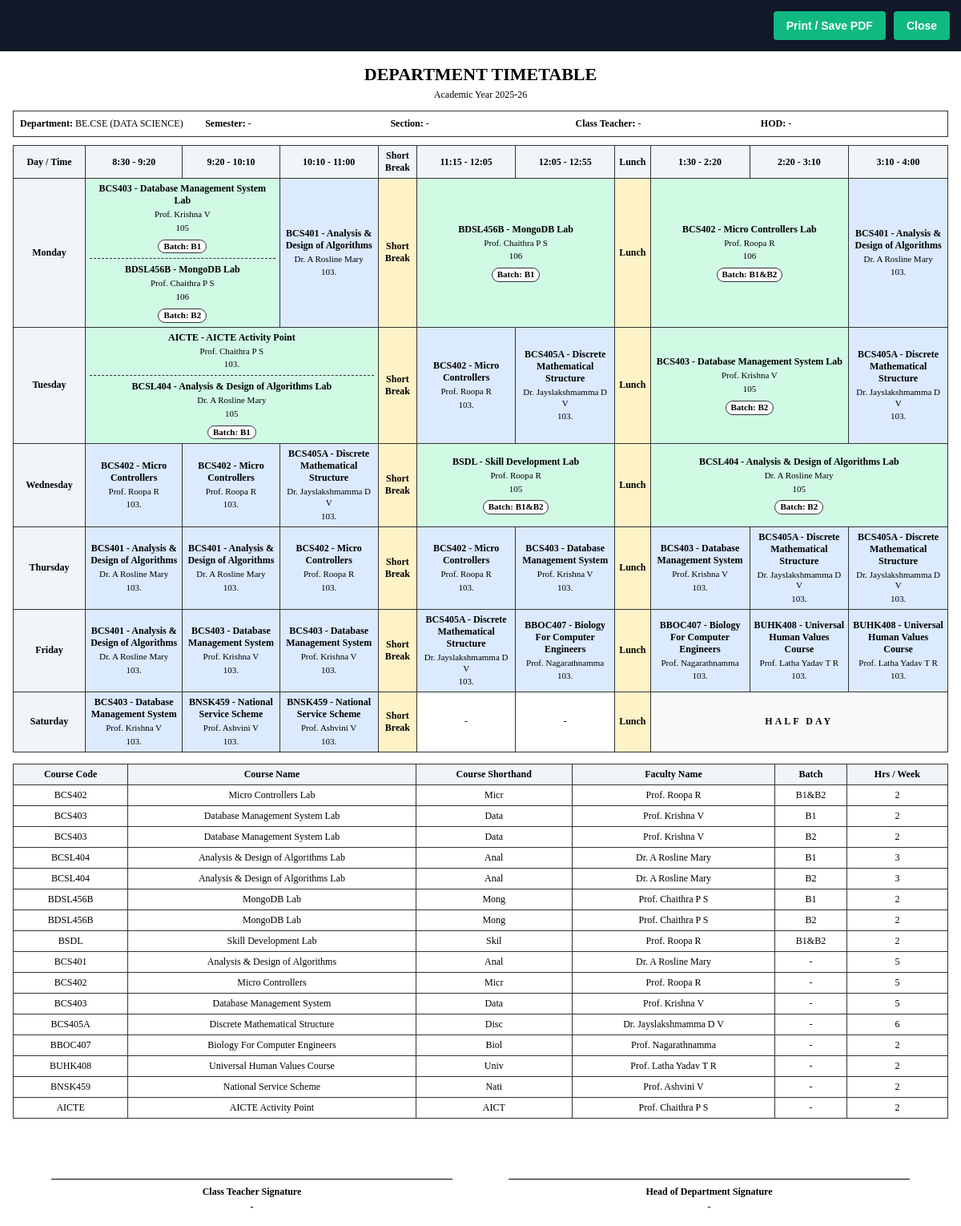
Page /timetable/print?department_id=1 on the committed database.
### models.py (models this page shows)
class Department(db.Model):
    __tablename__ = 'departments'
    id = db.Column(db.Integer, primary_key=True)
    name = db.Column(db.String(50), nullable=False)
    priority = db.Column(db.Integer, default=1)

class Subject(db.Model):
    __tablename__ = 'subjects'
    id = db.Column(db.Integer, primary_key=True)
    code = db.Column(db.String(20), nullable=False)
    name = db.Column(db.String(100), nullable=False)
    subject_type = db.Column(db.String(20), nullable=False) # Theory, Core Lab, Integrated Lab
    department_id = db.Column(db.Integer, db.ForeignKey('departments.id'), nullable=False)

class Faculty(db.Model):
    __tablename__ = 'faculty'
    id = db.Column(db.Integer, primary_key=True)
    name = db.Column(db.String(100), nullable=False)
    home_department_id = db.Column(db.Integer, db.ForeignKey('departments.id'), nullable=False)
    max_hours_per_day = db.Column(db.Integer, default=6)
    capability = db.Column(db.String(20), default='Both') # Theory, Lab, Both
    is_interdepartmental = db.Column(db.Boolean, default=False)
    home_department = db.relationship('Department', backref='faculty_members')

class Room(db.Model):
    __tablename__ = 'rooms'
    id = db.Column(db.Integer, primary_key=True)
    name = db.Column(db.String(50), nullable=False)
    room_type = db.Column(db.String(20), nullable=False) # Lab, Theory
    department_id = db.Column(db.Integer, db.ForeignKey('departments.id'), nullable=True)
    department = db.relationship('Department')

class Schedule(db.Model):
    __tablename__ = 'schedules'
    id = db.Column(db.Integer, primary_key=True)
    schedule_type = db.Column(db.String(10), nullable=False) # 'Lab', 'Theory'
    subject_id = db.Column(db.Integer, db.ForeignKey('subjects.id'), nullable=False)
    faculty_id = db.Column(db.Integer, db.ForeignKey('faculty.id'), nullable=False)
    asst_faculty_id = db.Column(db.Integer, db.ForeignKey('faculty.id'), nullable=True)
    room_id = db.Column(db.Integer, db.ForeignKey('rooms.id'), nullable=False)
    day = db.Column(db.String(20), nullable=False)
    slot_index = db.Column(db.Integer, nullable=False) # 0 to N slots per day
    duration_slots = db.Column(db.Integer, default=1) # 1 for theory, 2 for integrated, 3 for core
    semester = db.Column(db.Integer, nullable=False)
    section = db.Column(db.String(10), nullable=False)
    batch = db.Column(db.String(10), nullable=True)
    academic_year = db.Column(db.String(20), nullable=False, default='2025-26')
    subject = db.relationship('Subject')
    faculty = db.relationship('Faculty', foreign_keys=[faculty_id])
    room = db.relationship('Room')

### app.py (the view)
@app.route('/timetable/print', methods=['GET'])
def print_timetable():
    semester = request.args.get('semester')
    section = request.args.get('section')
    academic_year = request.args.get('academic_year') or '2025-26'
    faculty_id = request.args.get('faculty_id')
    department_id = request.args.get('department_id')
    class_teacher = request.args.get('class_teacher') or '-'
    hod = request.args.get('hod') or '-'
    query = Schedule.query
    if academic_year:
        query = query.filter_by(academic_year=academic_year)
    if semester:
        query = query.filter_by(semester=semester)
    if section:
        normalized_section = section.strip().lower()
        query = query.filter(or_(
            func.lower(func.trim(Schedule.section)) == normalized_section,
            func.lower(func.trim(Schedule.batch)) == normalized_section
        ))
    if faculty_id:
        query = query.filter(or_(
            Schedule.faculty_id == faculty_id,
            Schedule.asst_faculty_id == faculty_id
        ))
    if department_id:
        query = query.join(Subject).filter(Subject.department_id == department_id)
    schedules = []
    for schedule in query.all():
        schedules.append({
            "id": schedule.id,
            "type": schedule.schedule_type,
            "subject_code": schedule.subject.code,
            "subject_id": schedule.subject_id,
            "subject": schedule.subject.name,
            "faculty": schedule.faculty.name,
            "room": schedule.room.name,
            "day": schedule.day,
            "slot_index": schedule.slot_index,
            "duration": schedule.duration_slots,
            "semester": schedule.semester,
            "section": schedule.section,
            "academic_year": schedule.academic_year,
            "batch": schedule.batch
        })
    days = ['Monday', 'Tuesday', 'Wednesday', 'Thursday', 'Friday', 'Saturday']
    slot_labels = ['8:30 - 9:20', '9:20 - 10:10', '10:10 - 11:00', '11:15 - 12:05', '12:05 - 12:55', '1:30 - 2:20', '2:20 - 3:10', '3:10 - 4:00']
    grid_rows = []
    for day in days:
        starts = {}
        for item in schedules:
            if item["day"] != day:
                continue
            starts.setdefault(int(item["slot_index"]), []).append(item)
        row_cells = []
        skip = 0
        for slot_index in range(8):
            if skip:
                skip -= 1
                continue
            if slot_index == 3:
                row_cells.append({"kind": "break", "label": "Short Break", "colspan": 1})
            if slot_index == 5:
                row_cells.append({"kind": "break", "label": "Lunch", "colspan": 1})
            if day == 'Saturday' and slot_index == 5:
                row_cells.append({"kind": "half", "label": "HALF DAY", "colspan": 3})
                skip = 2
                continue
            schedule_group = starts.get(slot_index)
            if schedule_group:
                schedule_group.sort(key=lambda item: (item.get("batch") or "", item["subject_code"]))
                duration = max(int(item["duration"]) for item in schedule_group)
                row_cells.append({
                    "kind": "schedule",
                    "schedules": schedule_group,
                    "colspan": duration,
                    "is_lab": any("Lab" in item["type"] for item in schedule_group)
                })
                skip = duration - 1
            else:
                row_cells.append({"kind": "empty", "label": "-", "colspan": 1})
        grid_rows.append({"day": day, "cells": row_cells})
    summary = {}
    for schedule in schedules:
        key = f"{schedule['subject_id']}::{schedule['type']}::{schedule.get('batch') or ''}"
        if key not in summary:
            summary[key] = {
                "code": schedule["subject_code"],
                "name": schedule["subject"],
                "short": schedule["subject"][:4],
                "faculty": set(),
                "batch": schedule.get("batch") or "-",
                "hours": 0
            }
        summary[key]["faculty"].add(schedule["faculty"])
        summary[key]["hours"] += int(schedule["duration"])
    summary_rows = []
    for item in summary.values():
        summary_rows.append({
            "code": item["code"],
            "name": item["name"],
            "short": item["short"],
            "faculty": ", ".join(sorted(item["faculty"])),
            "batch": item["batch"],
            "hours": item["hours"]
        })
    department = Department.query.get(int(department_id)) if department_id else None
    return render_template(
        'timetable_print.html',
        days=days,
        slot_labels=slot_labels,
        grid_rows=grid_rows,
        summary_rows=summary_rows,
        department=department.name if department else '-',
        semester=semester or '-',
        section=section or '-',
        academic_year=academic_year,
        class_teacher=class_teacher,
        hod=hod,
        has_schedules=bool(schedules)
    )

### templates/timetable_print.html (shortened to what this page needs)
<!DOCTYPE html>
<html lang="en">
<head>
</head>
<body>
    <div class="print-actions">
        <button type="button" onclick="window.print()">Print / Save PDF</button>
        <button type="button" onclick="window.close()">Close</button>
    </div>
    <main class="page">
        <div class="print-header">
            <h1>Department Timetable</h1>
            <div>Academic Year {{ academic_year }}</div>
        </div>
        <section class="meta">
            <div><strong>Department:</strong> {{ department }}</div>
            <div><strong>Semester:</strong> {{ semester }}</div>
            <div><strong>Section:</strong> {{ section }}</div>
            <div><strong>Class Teacher:</strong> {{ class_teacher }}</div>
            <div><strong>HOD:</strong> {{ hod }}</div>
        </section>
        {% if has_schedules %}
            <table>
                <thead>
                    <tr>
                        <th>Day / Time</th>
                        <th>8:30 - 9:20</th>
                        <th>9:20 - 10:10</th>
                        <th>10:10 - 11:00</th>
                        <th>Short Break</th>
                        <th>11:15 - 12:05</th>
                        <th>12:05 - 12:55</th>
                        <th>Lunch</th>
                        <th>1:30 - 2:20</th>
                        <th>2:20 - 3:10</th>
                        <th>3:10 - 4:00</th>
                    </tr>
                </thead>
                <tbody>
                    {% for row in grid_rows %}
                        <tr>
                            <th class="day-cell">{{ row.day }}</th>
                            {% for cell in row.cells %}
                                {% if cell.kind == 'schedule' %}
                                    {% set schedules = cell.schedules if cell.schedules is defined else [cell.schedule] %}
                                    {% set is_lab_cell = cell.is_lab if cell.is_lab is defined else ('Lab' in cell.schedule.type) %}
                                    <td colspan="{{ cell.colspan }}" class="schedule-cell {{ 'cell-lab' if is_lab_cell else 'cell-theory' }}">
                                        {% for schedule in schedules %}
                                            <div class="stacked-schedule">
                                                <div class="subject">{{ schedule.subject_code }} - {{ schedule.subject }}</div>
                                                <div class="details">{{ schedule.faculty }}</div>
                                                <div class="details">{{ schedule.room }}</div>
                                                {% if schedule.batch %}
                                                    <div class="details"><span class="batch-line">Batch: {{ schedule.batch }}</span></div>
                                                {% endif %}
                                            </div>
                                        {% endfor %}
                                    </td>
                                {% elif cell.kind == 'break' %}
                                    <td class="break-cell">{{ cell.label }}</td>
                                {% elif cell.kind == 'half' %}
                                    <td colspan="{{ cell.colspan }}" class="half-cell">{{ cell.label }}</td>
                                {% else %}
                                    <td>{{ cell.label }}</td>
                                {% endif %}
                            {% endfor %}
                        </tr>
                    {% endfor %}
                </tbody>
            </table>
            <table class="summary">
                <thead>
                    <tr>
                        <th>Course Code</th>
                        <th>Course Name</th>
                        <th>Course Shorthand</th>
                        <th>Faculty Name</th>
                        <th>Batch</th>
                        <th>Hrs / Week</th>
                    </tr>
                </thead>
                <tbody>
                    {% for item in summary_rows %}
                        <tr>
                            <td>{{ item.code }}</td>
                            <td>{{ item.name }}</td>
                            <td>{{ item.short }}</td>
                            <td>{{ item.faculty }}</td>
                            <td>{{ item.batch }}</td>
                            <td>{{ item.hours }}</td>
                        </tr>
                    {% endfor %}
                </tbody>
            </table>
            <section class="signature-panel">
                <div class="signature-box">
                    <div class="signature-line"></div>
                    Class Teacher Signature
                    <span>{{ class_teacher }}</span>
                </div>
                <div class="signature-box">
                    <div class="signature-line"></div>
                    Head of Department Signature
                    <span>{{ hod }}</span>
                </div>
            </section>
        {% else %}
            <div class="empty-note">No timetable found for this selection.</div>
        {% endif %}
    </main>
</body>
</html>

### templates/timetable_print.html (style rules this page uses)
* { box-sizing: border-box; }
body { margin: 0; background: #ffffff; color: #000000; font-family: "Times New Roman", Times, serif; font-size: 12px; }
.print-actions { display: flex; justify-content: flex-end; gap: 10px; padding: 14px; background: #111827; }
.print-actions button { border: 0; border-radius: 4px; padding: 10px 16px; background: #10b981; color: #ffffff; font: 700 14px Arial, sans-serif; cursor: pointer; }
.page { padding: 16px; }
.print-header { text-align: center; margin-bottom: 12px; }
.print-header h1 { margin: 0 0 5px; font-size: 22px; text-transform: uppercase; }
.meta { display: grid; grid-template-columns: repeat(5, 1fr); gap: 6px; margin-bottom: 10px; border: 1px solid #333333; padding: 8px; }
.meta div { min-width: 0; }
table { width: 100%; border-collapse: collapse; page-break-inside: avoid; }
th, td { border: 1px solid #333333; padding: 5px; text-align: center; vertical-align: middle; }
th { background: #f1f5f9; font-weight: 700; }
.day-cell { width: 90px; font-weight: 700; }
.schedule-cell { min-width: 95px; line-height: 1.25; }
.cell-lab { background: #d1fae5; }
.cell-theory { background: #dbeafe; }
.break-cell { background: #fef3c7; font-weight: 700; }
.half-cell { background: #f8fafc; font-weight: 700; letter-spacing: 3px; }
.subject { font-weight: 700; }
.details { margin-top: 3px; font-size: 11px; }
.batch-line { display: inline-block; margin-top: 4px; padding: 1px 6px; border: 1px solid #333333; border-radius: 999px; font-weight: 700; background: #ffffff; }
.stacked-schedule + .stacked-schedule { margin-top: 6px; padding-top: 6px; border-top: 1px dashed #333333; }
.summary { margin-top: 14px; }
.signature-panel { display: grid; grid-template-columns: 1fr 1fr; gap: 70px; margin-top: 36px; padding: 0 48px; }
.signature-line { border-bottom: 1.5px solid #000000; height: 40px; margin-bottom: 8px; }
.signature-box { text-align: center; font-weight: 700; }
.signature-box span { display: block; margin-top: 4px; font-weight: 400; }

### rows in the picture
Department: name "BE.CSE (DATA SCIENCE)"
Subject: subject_code "BCS403" "BCS403", subject "Database Management System Lab" "Database Management System Lab", code "BCS403" "BCS403", name "Database Management System Lab" "Database Management System Lab"
Faculty: faculty "Prof. Krishna V" "Prof. Krishna V" "Prof. Krishna V" "Prof. Krishna V" "Prof. Krishna V" "Prof. Krishna V" "Prof. Krishna V", faculty "Prof. Krishna V" "Prof. Krishna V" "Prof. Krishna V"
Room: room "105" "105" "105" "105" "105"
Schedule: batch "B1", batch "B1"
Subject: subject_code "BDSL456B" "BDSL456B", subject "MongoDB Lab" "MongoDB Lab", code "BDSL456B" "BDSL456B", name "MongoDB Lab" "MongoDB Lab"
Faculty: faculty "Prof. Chaithra P S" "Prof. Chaithra P S" "Prof. Chaithra P S", faculty "Prof. Chaithra P S" "Prof. Chaithra P S" "Prof. Chaithra P S"
Room: room "106" "106" "106"
Schedule: batch "B2", batch "B2"
Subject: subject_code "BCS401" "BCS401" "BCS401" "BCS401" "BCS401", subject "Analysis & Design of Algorithms" "Analysis & Design of Algorithms" "Analysis & Design of Algorithms" "Analysis & Design of Algorithms" "Analysis & Design of Algorithms", code "BCS401", name "Analysis & Design of Algorithms"
Faculty: faculty "Dr. A Rosline Mary" "Dr. A Rosline Mary" "Dr. A Rosline Mary" "Dr. A Rosline Mary" "Dr. A Rosline Mary" "Dr. A Rosline Mary" "Dr. A Rosline Mary", faculty "Dr. A Rosline Mary" "Dr. A Rosline Mary" "Dr. A Rosline Mary"
Room: room "103." "103." "103." "103." "103." "103." "103." "103." "103." "103." "103." "103." "103." "103." "103." "103." "103." "103." "103." "103." "103." "103." "103." "103." "103." "103." "103." "103."
Schedule: batch "B1", batch "B1"
Subject: subject_code "BCS402", subject "Micro Controllers Lab", code "BCS402", name "Micro Controllers Lab"
Faculty: faculty "Prof. Roopa R" "Prof. Roopa R" "Prof. Roopa R" "Prof. Roopa R" "Prof. Roopa R" "Prof. Roopa R" "Prof. Roopa R", faculty "Prof. Roopa R" "Prof. Roopa R" "Prof. Roopa R"
Schedule: batch "B1&B2", batch "B1&B2"
Subject: subject_code "AICTE", subject "AICTE Activity Point", code "AICTE", name "AICTE Activity Point"
Subject: subject_code "BCSL404" "BCSL404", subject "Analysis & Design of Algorithms Lab" "Analysis & Design of Algorithms Lab", code "BCSL404" "BCSL404", name "Analysis & Design of Algorithms Lab" "Analysis & Design of Algorithms Lab"
Schedule: batch "B1", batch "B1"
Subject: subject_code "BCS402" "BCS402" "BCS402" "BCS402" "BCS402", subject "Micro Controllers" "Micro Controllers" "Micro Controllers" "Micro Controllers" "Micro Controllers", code "BCS402", name "Micro Controllers"
Subject: subject_code "BCS405A" "BCS405A" "BCS405A" "BCS405A" "BCS405A" "BCS405A", subject "Discrete Mathematical Structure" "Discrete Mathematical Structure" "Discrete Mathematical Structure" "Discrete Mathematical Structure" "Discrete Mathematical Structure" "Discrete Mathematical Structure", code "BCS405A", name "Discrete Mathematical Structure"
Faculty: faculty "Dr. Jayslakshmamma D V" "Dr. Jayslakshmamma D V" "Dr. Jayslakshmamma D V" "Dr. Jayslakshmamma D V" "Dr. Jayslakshmamma D V" "Dr. Jayslakshmamma D V", faculty "Dr. Jayslakshmamma D V"
Schedule: batch "B2", batch "B2"
Subject: subject_code "BSDL", subject "Skill Development Lab", code "BSDL", name "Skill Development Lab"
Schedule: batch "B1&B2", batch "B1&B2"
Schedule: batch "B2", batch "B2"
Subject: subject_code "BCS403" "BCS403" "BCS403" "BCS403" "BCS403", subject "Database Management System" "Database Management System" "Database Management System" "Database Management System" "Database Management System", code "BCS403", name "Database Management System"
Subject: subject_code "BBOC407" "BBOC407", subject "Biology For Computer Engineers" "Biology For Computer Engineers", code "BBOC407", name "Biology For Computer Engineers"
Faculty: faculty "Prof. Nagarathnamma" "Prof. Nagarathnamma", faculty "Prof. Nagarathnamma"
Subject: subject_code "BUHK408" "BUHK408", subject "Universal Human Values Course" "Universal Human Values Course", code "BUHK408", name "Universal Human Values Course"
Faculty: faculty "Prof. Latha Yadav T R" "Prof. Latha Yadav T R", faculty "Prof. Latha Yadav T R"
Subject: subject_code "BNSK459" "BNSK459", subject "National Service Scheme" "National Service Scheme", code "BNSK459", name "National Service Scheme"
Faculty: faculty "Prof. Ashvini V" "Prof. Ashvini V", faculty "Prof. Ashvini V"

### other values in the picture
{{ academic_year }} "2025-26"
{{ semester }} "-"
{{ section }} "-"
{{ class_teacher }} "-"
{{ hod }} "-"
{{ row.day }} "Monday" "Tuesday" "Wednesday" "Thursday" "Friday" "Saturday"
{{ cell.label }} "Short Break" "Lunch" "Short Break" "Lunch" "Short Break" "Lunch" "Short Break" "Lunch" "Short Break" "Lunch" "Short Break" "Lunch"
{{ cell.label }} "-" "-"
{{ cell.label }} "HALF DAY"
{{ item.short }} "Micr" "Data" "Data" "Anal" "Anal" "Mong" "Mong" "Skil" "Anal" "Micr" "Data" "Disc" "Biol" "Univ" "Nati" "AICT"
{{ item.hours }} "2" "2" "2" "3" "3" "2" "2" "2" "5" "5" "5" "6" "2" "2" "2" "2"
{{ item.batch }} "-" "-" "-" "-" "-" "-" "-" "-"
